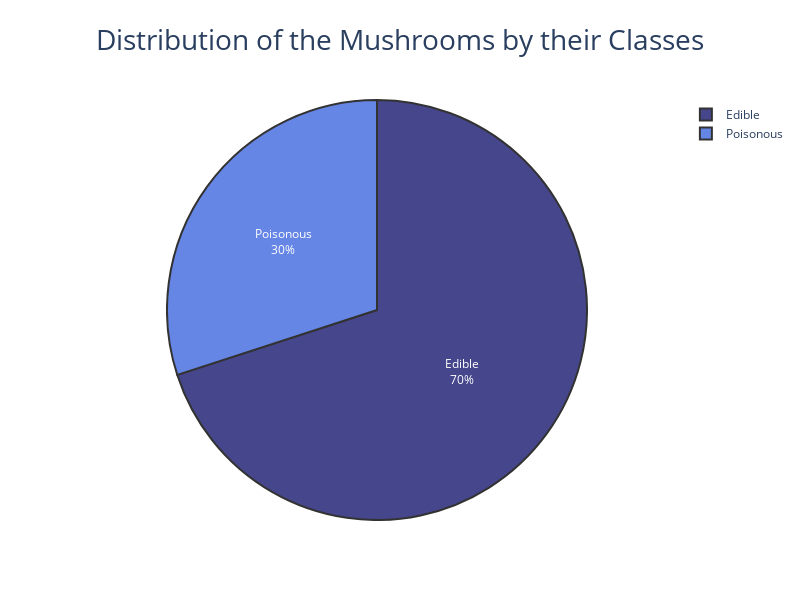

This figure's notebook cell:
### Code cell
# Ensure the 'class' column exists
if 'class' in df.columns:
    # Calculate the frequency values for the pie chart
    class_counts = df['class'].value_counts()

    labels = ['Edible', 'Poisonous']
    values = [class_counts.get(0, 0), class_counts.get(1, 0)]  # Adjust according to your class encoding
    colors = ['#191970', '#4169E1']

    fig = go.Figure(data=[go.Pie(labels=labels, values=values, opacity=0.8)])
    fig.update_traces(textinfo='percent+label', marker=dict(line=dict(color='#000000', width=2), colors=colors))
    fig.update_layout(
        title_text='Distribution of the Mushrooms by their Classes',
        title_x=0.5,
        title_font=dict(size=28),
        autosize=False,
        width=800,
        height=600
    )
    fig.show()
else:
    print("The 'class' column is not found in the dataframe.")

### Figure 1 — Plotly figure (JSON) as saved in the notebook; plotly's stock layout.template omitted (floating-point values rounded to 4 significant figures)
{"data": [{"labels": ["Edible", "Poisonous"], "marker": {"colors": ["#191970", "#4169E1"], "line": {"color": "#000000", "width": 2}}, "opacity": 0.8, "textinfo": "percent+label", "type": "pie", "values": [1400, 600]}], "layout": {"autosize": false, "height": 600, "title": {"font": {"size": 28}, "text": "Distribution of the Mushrooms by their Classes", "x": 0.5}, "width": 800}}
